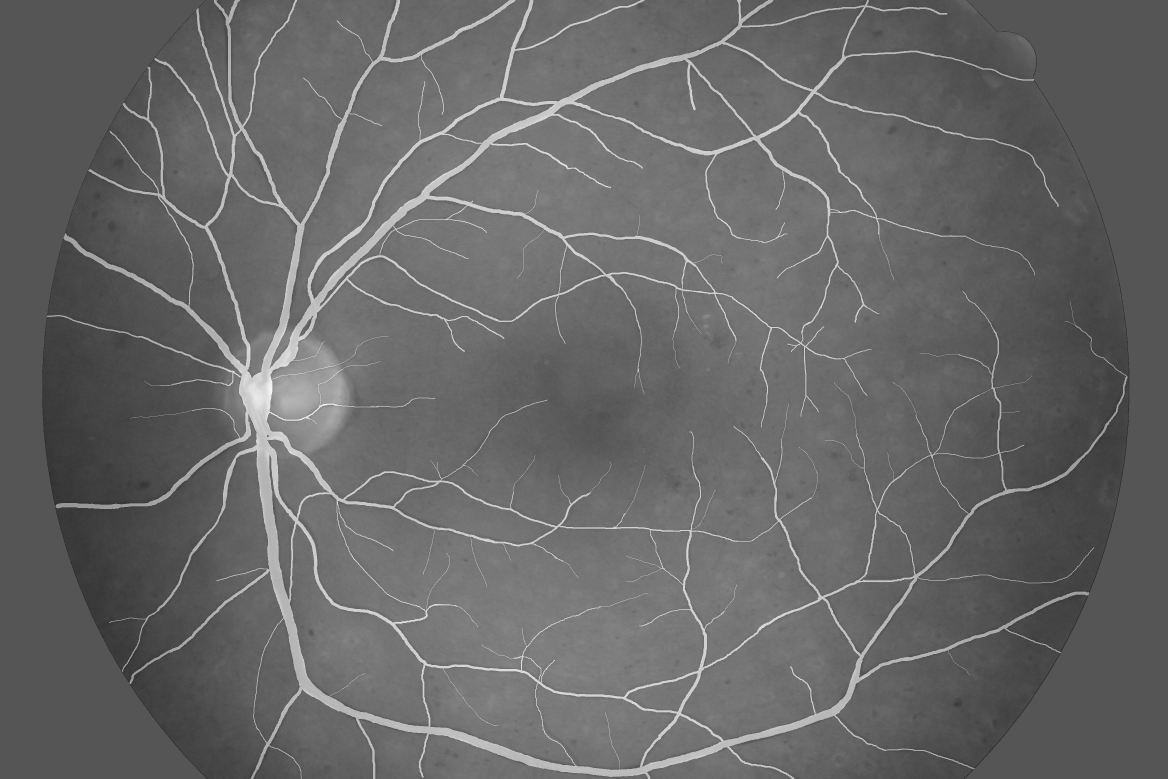
#> input picture vessels_train.jpg, 3504 x 2336 px (shown at 1/3 size)
$ jupyter execute --allow-errors Automatic_Segmentation.ipynb   (older library calls are emulated)
#> lines starting #> are read from the running program, lines starting #| are printed output that depends on the picture; after the words box and inside, x2 and y2 are one past the last pixel; in counts of white or black regions, pixels touching at a corner belong together
# Automatic Image segmentation:

Let's consider an image segmentation problem in which we should identify a pattern from the background. In this case, we only have two classes of pixels: pixels belonging to the background and pixels belonging to the pattern of interest.

In order to understand the different methods covered in this session, we are going to use two different images from a well known dataset on retinal vessel segmentation:

- **Training image** ('vessels_train.jpg'): The one we are using in order to design the sementation method
- **Test iamge** ('vessels_test.jpg'): The image we are going to use in order to test the previously designed segmentation approach

For each of the images we also have their corresponding ground truth sementation images obtained from an independent expert ('vessels_train_GT.tif' and 'vessels_test_GT.tif'). We will use them as reference in order to quantify the performance of the sementation method. First we take a look to the image dataset:

[cell 1]
import skimage as sk
import matplotlib.pyplot as plt
from matplotlib import gridspec

I_train = sk.io.imread('vessels_train.jpg')
#> I_train is the input picture: shape (2336, 3504); min 0, max 255, mean 103.1
I_train_GT = sk.io.imread('vessels_train_GT.tif')
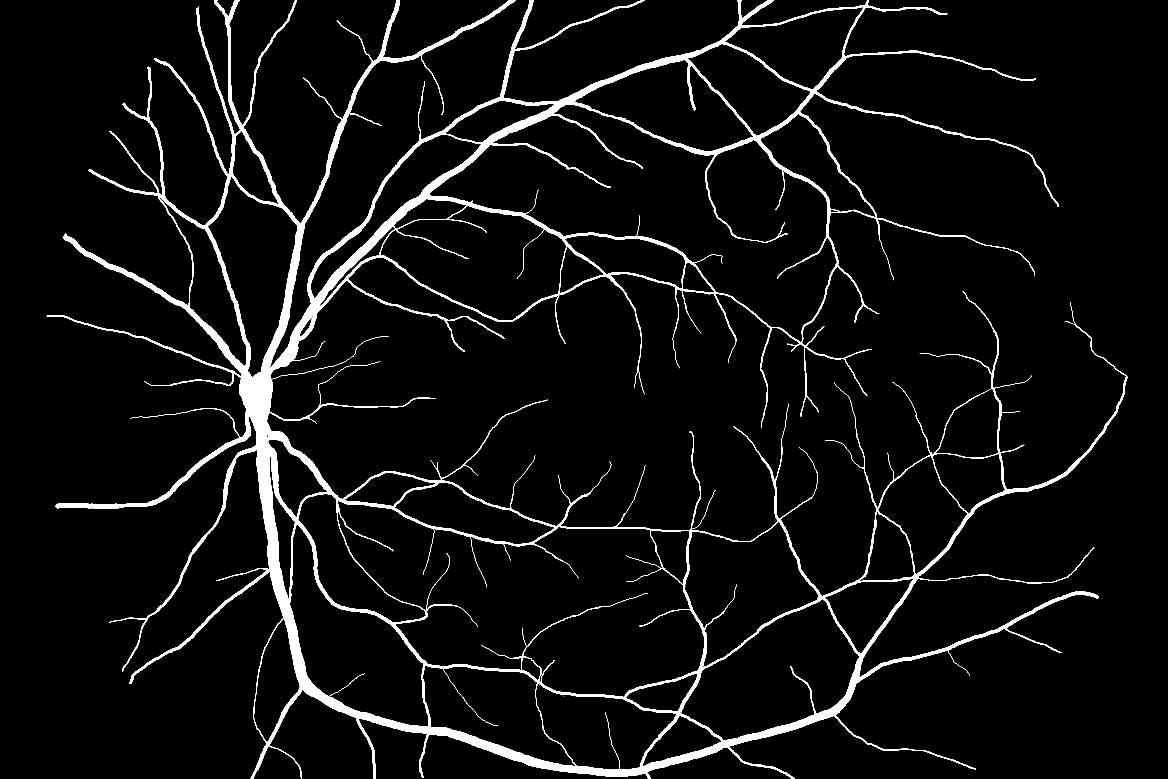
#> input picture vessels_train_GT.tif, 3504 x 2336 px (shown at 1/3 size)
#> I_train_GT: shape (2336, 3504); 5.1% white; 8 white regions (4 under 20 px), largest, box (x1, y1, x2, y2) and area: (140, 0, 3383, 2336) 415992, (2077, 1470, 2148, 1587) 135, (2662, 1358, 2681, 1440) 84, (1505, 1631, 1531, 1682) 66
I_test = sk.io.imread('vessels_test.jpg')
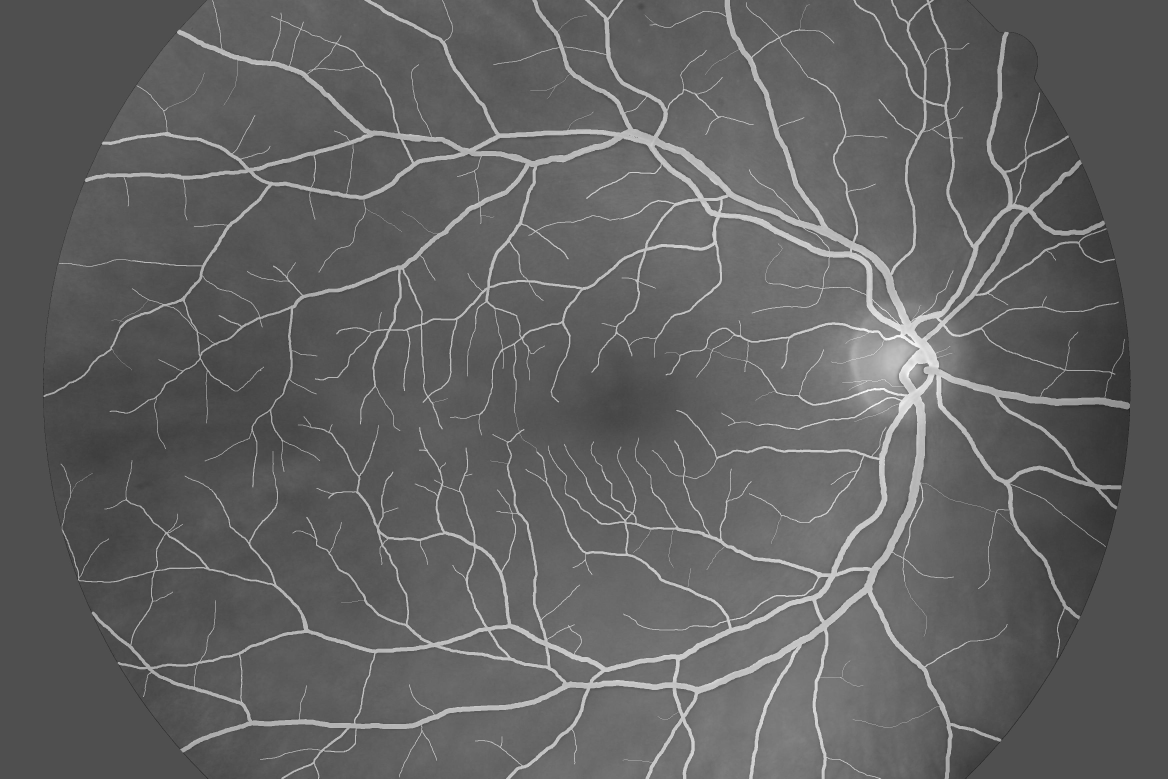
#> input picture vessels_test.jpg, 3504 x 2336 px (shown at 1/3 size)
#> I_test is the input picture: shape (2336, 3504); min 7, max 255, mean 97.5
I_test_GT = sk.io.imread('vessels_test_GT.tif')
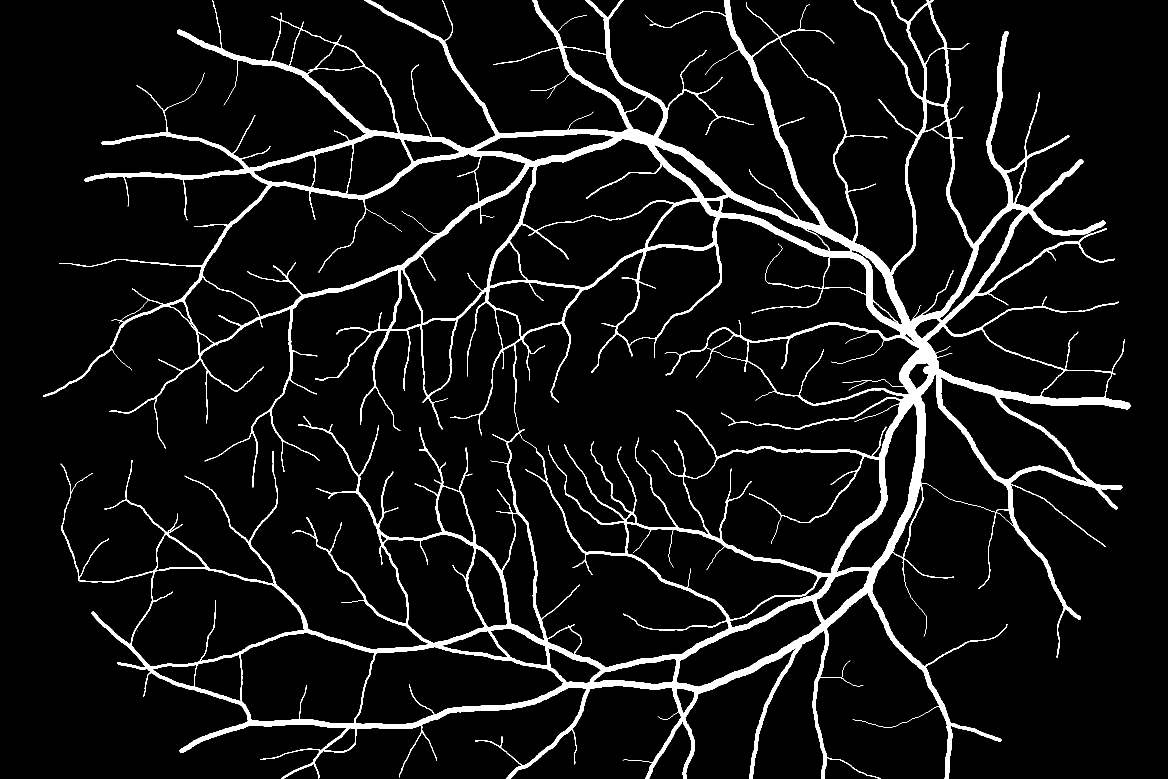
#> input picture vessels_test_GT.tif, 3504 x 2336 px (shown at 1/3 size)
#> I_test_GT: shape (2336, 3504); 6.7% white; 3 white regions (1 under 20 px), largest, box (x1, y1, x2, y2) and area: (130, 0, 3391, 2336) 547541, (1899, 1590, 1954, 1658) 89

fig = plt.figure(figsize=(15, 15))
gs = gridspec.GridSpec(2, 2)

ax0 = fig.add_subplot(gs[0,0])
ax0.imshow(I_train, cmap=plt.cm.gray)
ax0.set_title('Training image')
ax0.set_axis_off()

ax1 = fig.add_subplot(gs[0,1])
ax1.imshow(I_train_GT, cmap=plt.cm.gray)
ax1.set_title('Ground Truth training image')
ax1.set_axis_off()

ax2 = fig.add_subplot(gs[1,0])
ax2.imshow(I_test, cmap=plt.cm.gray)
ax2.set_title('Test image')
ax2.set_axis_off()

ax3 = fig.add_subplot(gs[1,1])
ax3.imshow(I_test_GT, cmap=plt.cm.gray)
ax3.set_title('Groudth Truth test image')
ax3.set_axis_off()

plt.tight_layout()
plt.show()

# Manual thresholding:

A straightforward segmentation approach would be setting a manual grayscale trheshold after inspection of the image histogram:

[cell 2]
import matplotlib.pyplot as plt
from matplotlib import gridspec

# reshape training image as 1d array:
#> (the rest of this cell did not finish here and is left out)

since we observe two clear clusters in the histogram we can separate them using a threshold of around 150-160:

[cell 3]
# Find Otsu's threshold for training image:
threshold_manual = 160

# Apply manual threshold to test image (Image Binarization):
I_manual = I_test >= threshold_manual
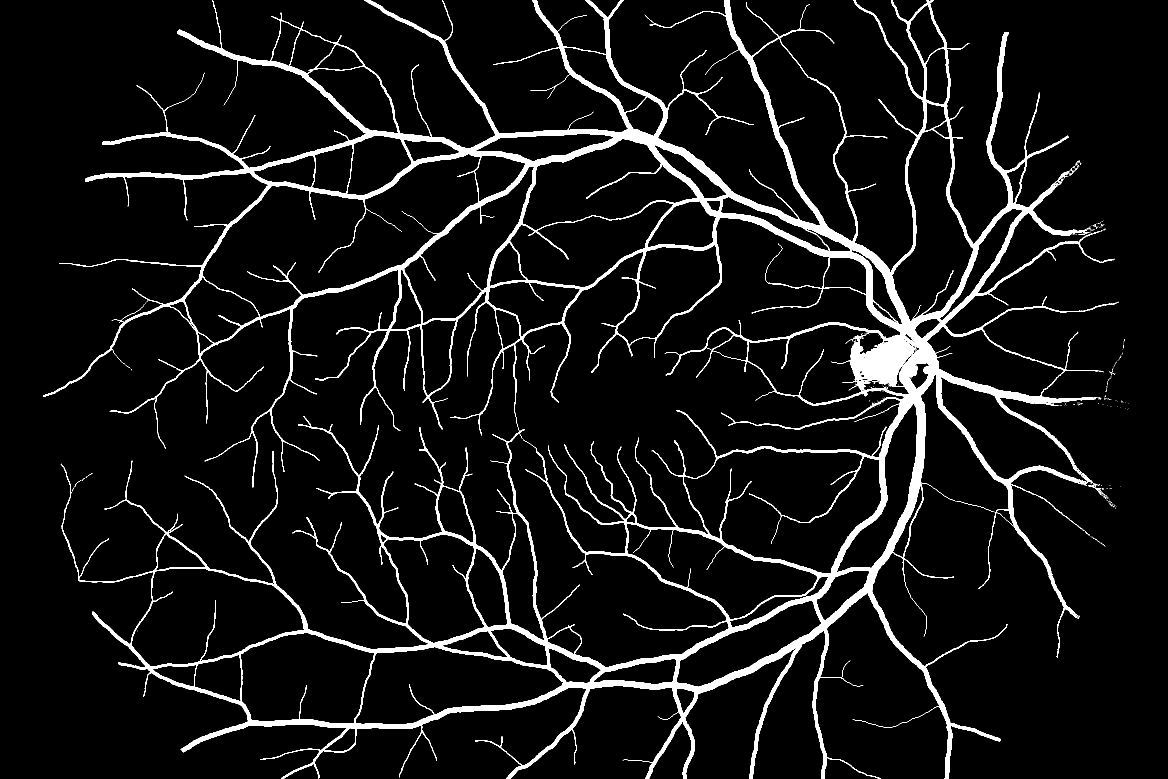
#> I_manual: shape (2336, 3504) bool (shown at 1/3 size); 6.7% white; 509 white regions (482 under 20 px), largest, box (x1, y1, x2, y2) and area: (130, 0, 3348, 2336) 544649, (2558, 2127, 2798, 2183) 242, (3242, 1416, 3276, 1448) 207


fig = plt.figure(figsize=(15, 15))
gs = gridspec.GridSpec(1, 2)

ax1 = fig.add_subplot(gs[0,0])
ax1.imshow(I_test, cmap=plt.cm.gray)
ax1.set_title('Original Image')
ax1.set_axis_off()

ax2 = fig.add_subplot(gs[0,1])
ax2.imshow(I_manual, cmap=plt.cm.gray)
ax2.set_title('Vessels segmentation (Manual Threshold T = {})'.format(threshold_manual))
ax2.set_axis_off()

plt.show()

## Otsu's Algorithm:

The first automatic segmentation approach is the Otsu's Method.

otsu.png

The algorithm finds the threshold that **maximum inter-class variance** $\sigma _{b}^{2}(t)$, defined in terms of the difference between the means of the two clusters in the image histogram (pattern and background, respectively):

$\sigma _{b}^{2}(t)=\omega _{0}(t)\omega _{1}(t)\left[\mu _{0}(t)-\mu _{1}(t)\right]^{2}$

The algorithm is the following:

1. Compute histogram and probabilities of each intensity level $p(i), i=0,\dots L$ where $L=2^n$ for an n-bit grayscale image.

2. Set up initial $\omega _{i}(0)$ and $\mu _{i}(0)$

3. Step through all possible thresholds $t=1,\ldots L-1$

a) Update $\omega _{i}$ and $\mu _{i}$

$\omega _{0}(t)=\sum _{i=0}^{t-1}p(i)$

$\omega _{1}(t)=\sum _{i=t}^{L-1}p(i)$

$\mu _{0}(t)={\frac {\sum _{i=0}^{t-1}ip(i)}{\omega _{0}(t)}}$

$\mu _{1}(t)={\frac {\sum _{i=t}^{L-1}ip(i)}{\omega _{1}(t)}}$

b) Compute $\sigma _{b}^{2}(t)=\omega _{0}(t)\omega _{1}(t)\left[\mu _{0}(t)-\mu _{1}(t)\right]^{2}$

4. Desired threshold corresponds to the maximum inter-class variance $\sigma _{b}^{2}(t)$

[cell 4]
import matplotlib.pyplot as plt
from matplotlib import gridspec
from skimage.filters import threshold_otsu

# Find Otsu's threshold for training image:
threshold_otsu = threshold_otsu(I_train)
#> threshold_otsu = 144

# Apply threshold to test image:
I_otsu = I_test >= threshold_otsu
#> I_otsu: shape (2336, 3504) bool; 7.1% white; 263 white regions (258 under 20 px), largest, box (x1, y1, x2, y2) and area: (130, 0, 3390, 2336) 577455, (1899, 1590, 1954, 1658) 90, (2616, 973, 2626, 981) 54, (3372, 1218, 3389, 1228) 36, (262, 1419, 279, 1430) 20

fig = plt.figure(figsize=(15, 15))
gs = gridspec.GridSpec(2, 2)

ax1 = fig.add_subplot(gs[0,0])
ax1.imshow(I_test, cmap=plt.cm.gray)
ax1.set_title('Original Image')
ax1.set_axis_off()

ax2 = fig.add_subplot(gs[0,1])
ax2.imshow(I_otsu, cmap=plt.cm.gray)
ax2.set_title('Vessels segmentation (Otsu Threshold T = {})'.format(threshold_otsu))
ax2.set_axis_off()

ax3 = fig.add_subplot(gs[1,:])
ax3.hist(I_test.ravel(), bins=256,density=True)
ax3.axvline(threshold_otsu, color='r')
ax3.axvline(threshold_manual, color='g')
ax3.set_title('Histogram')
plt.show()
#> figure, not shown here; panel 3: tallest bar 0.169 high, from x = 78.69 to 79.66

# Segmentation methods using clustering algorithms:

Tehre are many Artificial Intelligence methods devoted to **automatic data clustering**. In our case clusters correspond to pixels belonging to the pattern and to the background. They are **Usupervised methods** that do not require the use of the ground truth in order to obtain a suitable segmentation.

The most common ones arethe following:

- Kmeans clustering
- Hierarchical clustering
- Gaussian Mixture models

We are going to focus in the kmeans clustering, we first explain how it works and then we are going to apply kmeans clustering to our vessel semgnetation problem. At the end of the section we provide some details on Hierarchical clustering and Gaussian Mixture models.

## kmeans algorithm:

[1] Specify the number of clusters $k$ to be found in data.

[2] Set initial values for the cluster centroids $\mu^0_1,\dots,\mu^0_k$ (at random or prior knowledge).

[3] Assign each observation to the nearest cluster (euclidean distance).

[4] Recompute the centroid of each cluster from the assigned observations $\mu^1_1,\dots,\mu^1_k$.

[5] Repeat steps 3-4 until no change in the centroids. Provide final clustering $\mu^n_1,\dots,\mu^n_k$, where $n$ is the number of iterations.

[cell 5]
from sklearn.cluster import KMeans

# reshape training image as 1d array:
#> (the rest of this cell did not finish here and is left out)

## Evaluating segmentation algorithms:

In order to evaluate a segmentation algorithm, we should introduce the following quantities:

- True positive (TP): A pattern pixel that has been correctly segmented as pattern
- True negative (TN): A background pixel that has been correctly segmented as background
- False positive (FP): A background pixel that has been mistakenly segmented as pattern (false alarm, Type I error)
- False negative (FN): A pattern pixel that has been mistakenly segmented as bavkground (omission, Type II error)

The confusion matrix is a 2x2 matrix reporting these four values: TP,TNFP,FN.

From them we can define different measures of error:

- Sensitivity, recall, hit rate, or true positive rate (TPR):

## $\text{TPR} =\frac{TP}{TP+FN}$

- Specificity, selectivity or true negative rate (TNR):

## $\text{TNR} =\frac{TN}{TN+FP}$

- The Sorensen-Dice similarity index:

Measures the similarity between a segmentation mask and the ground truth mask by computing the F1 score
is the harmonic mean of precision and sensitivity:

$\text{DSC}={\frac {2TP}{2TP+FP+FN}}$.

Let's compute these magnitudes for each of the segmentation methods:

[cell 6]
from sklearn.metrics import confusion_matrix

#> (the rest of this cell did not finish here and is left out)

# Other clustering methods:

## Hierarchical clustering, agglomerative clustering:

Sequence of partitions of the data into a set of clusters. They can be either agglomerative or Divisive:

- Divisive: Start with all observations in one cluster and slplit the clusters sequencially.

- Agglomerative: Start with as many cluster as observations and group them according to a cluster to cluster distance (linkage).

Consider two clusters $r$ and $s$ with $n_r$ and $n_s$ observations. A common cluster-cluster distances is:

\begin{equation*}
d_{min}(r,s) = \min \{ d(x_i^r,x_j^s) \}, \, i=1,\dots,n_r ; j=1,\dots,n_s
\end{equation*}
where $d(x_i^r,x_j^s)$ is the euclidean distance between observation $i$ in cluster $r$ and $j$ in cluster $s$.

Other commonly used cluster-cluster distances are:
\begin{eqnarray*}
d_{max}(r,s) &=& \max \{ d(x_i^r,x_j^s) \}, \, i=1,\dots,n_r ; j=1,\dots,n_s \\
d_{max}(r,s) &=& \frac{1}{n_s n_r}\sum_{i=1}^{n_r} \sum_{j=1}^{n_s} d(x_i^r,x_j^s)
\end{eqnarray*}

The agglomerative clustering algorithm:

[1] Specify the number of clusters $k$ to be found in data.

[2] Initizlize the number of clusters to the number of observations $N$.

[3] Group the nearest two clusters based on a cluster-to-cluster distance.

[4] Recompute the centroid of each cluster from the assigned observations $\mu^1_1,\dots,\mu^1_{N-1}$.

[5] Repeat steps 3-4 until the number of clusters is $k$.

## Gaussian Mixture Model Clustering

We model the distribution of the multidimensional observations using a mixture of gaussian distributions:

$p(\vec{x}) = \sum_{i=1}^G \pi_i N(\vec{\mu_i},\Sigma)$

$\sum_{i=1}^G \pi_i, 0\le \pi_i \le 1$

[cell 7]
import numpy as np
import matplotlib.pyplot as plt

from sklearn.cluster import KMeans,AgglomerativeClustering
from sklearn.datasets import make_blobs
from sklearn import mixture


n_clusters = 3
n_samples = 1500
random_state = 170
X, y = make_blobs(n_samples=n_samples, centers=[[-5,5],[0,0],[5,5]], cluster_std = [1.5,1,2], n_features=2,random_state=random_state)

y_pred_kmeans = KMeans(n_clusters=n_clusters, random_state=random_state).fit_predict(X)

fig = plt.figure(figsize=(12, 4))
plt.subplot(131)
plt.scatter(X[:, 0], X[:, 1], c=y_pred_kmeans)
plt.title("K-means")

clustering = AgglomerativeClustering(n_clusters=n_clusters).fit(X)
y_pred_hier = clustering.fit_predict(X)

plt.subplot(132)
plt.scatter(X[:, 0], X[:, 1], c=y_pred_hier)
plt.title("Agglomerative clustering")


gmm = mixture.GaussianMixture(n_components=n_clusters,covariance_type='full')
y_pred_gmm = gmm.fit_predict(X)

plt.subplot(133)
plt.scatter(X[:, 0], X[:, 1], c=y_pred_gmm)
plt.title("GMM clustering")

plt.show()
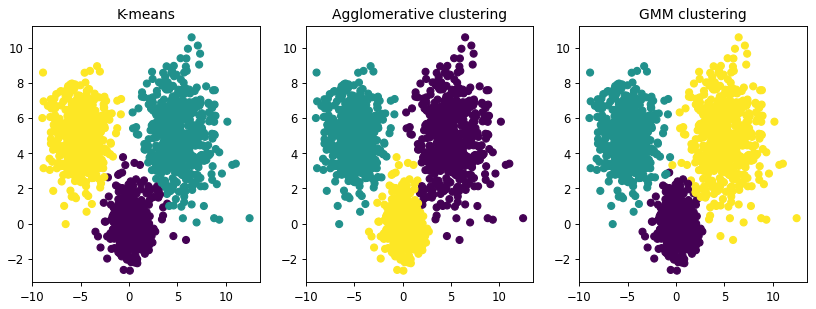
#> figure drawn by matplotlib, 3 panels
